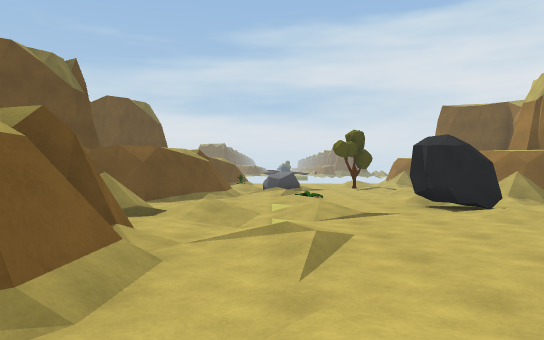
view 1 (above)

18 first-person views from a walk through a scene from a Unity 3-D project. The camera is 1.4 m above the floor, looks level and sees 70° across. The floor is counted in squares, 2 m on a side. Each view is taken from the middle of a square. On the plan, view 1 faces up. The plan holds only what a view shows up to about 11 squares ahead; the rest is blank. The place goes on beyond the plan. The player character is not drawn.

view 2
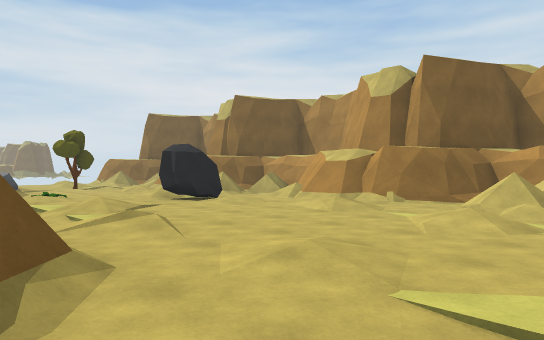

view 3
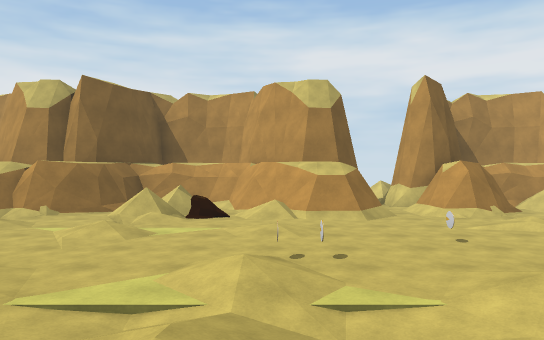

view 4
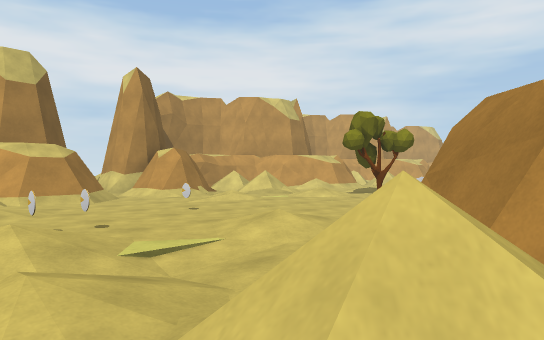

view 5
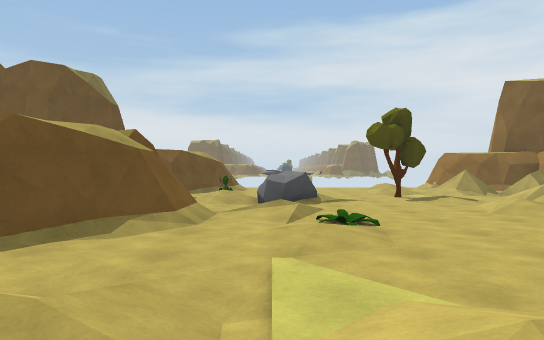

view 6
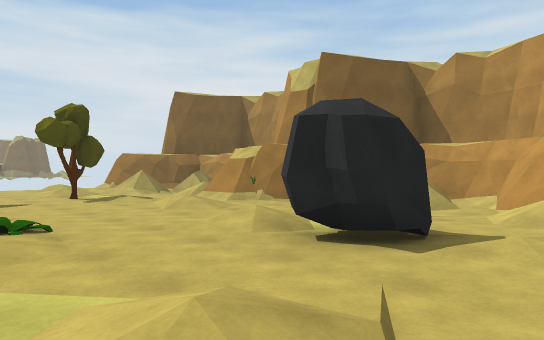

view 7
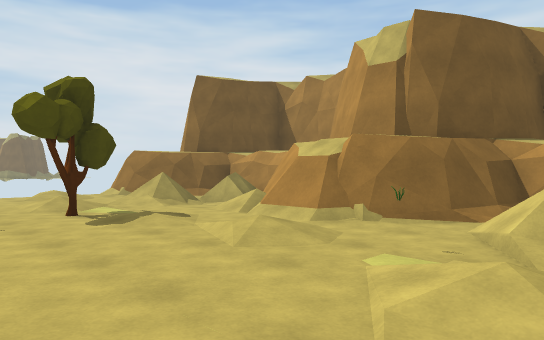

view 8
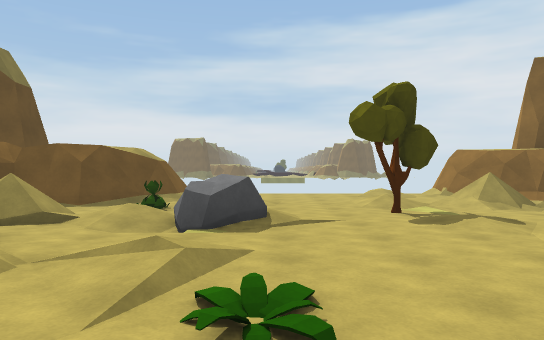

view 9
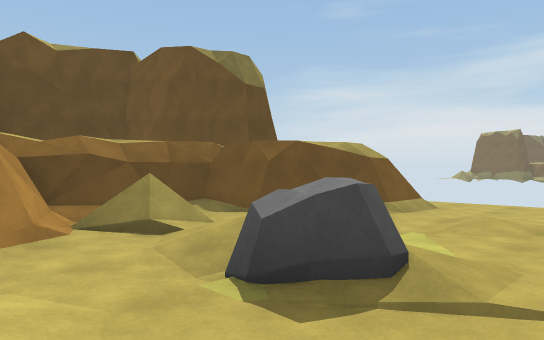

view 10
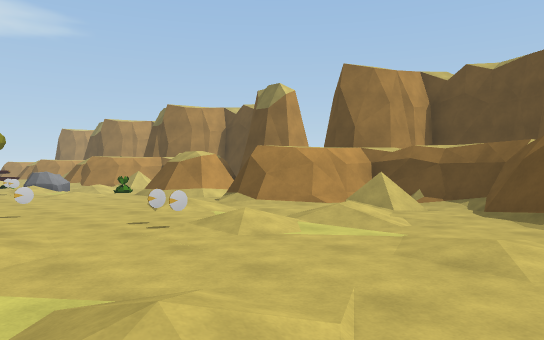

view 11
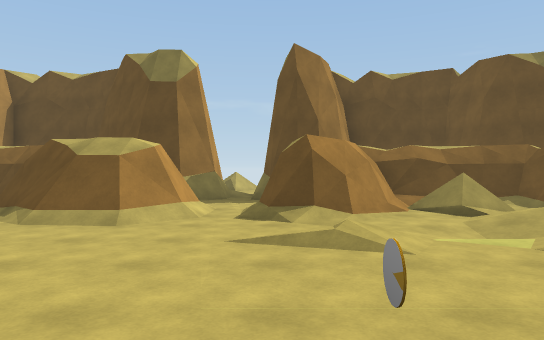

view 12
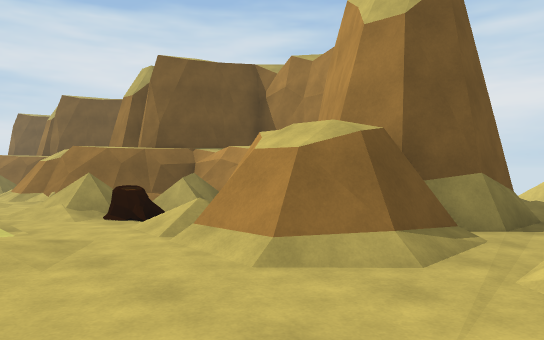

view 13
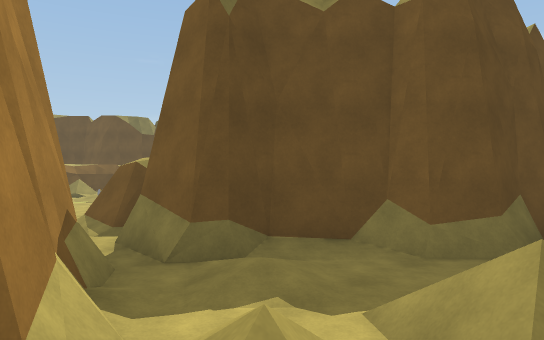

view 14
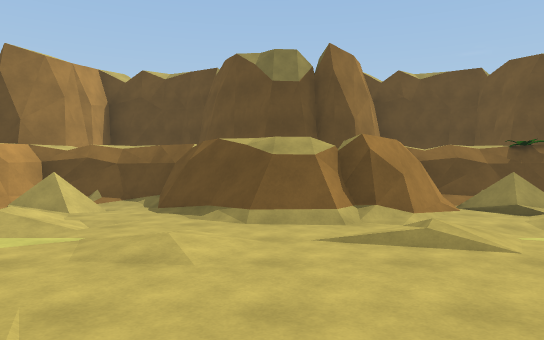

view 15
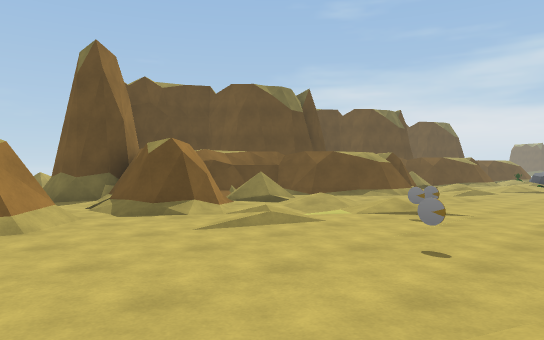

view 16
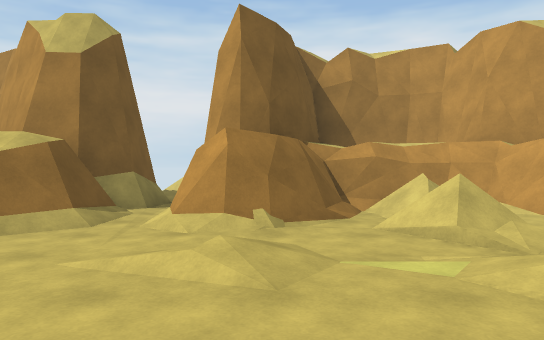

view 17
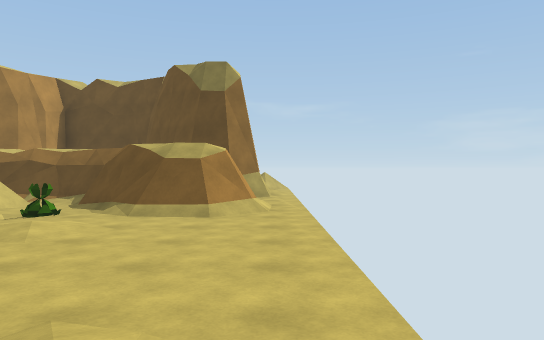

view 18
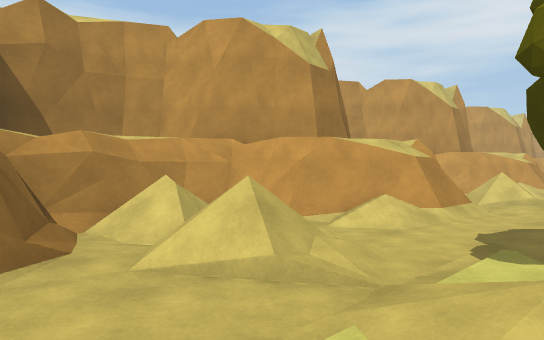

### Floor plan
Key: @ floor where view 1 was taken; # wall or solid block; . main floor; : floor 0.25 m higher than the main floor; - floor 0.25 m lower than the main floor; + floor 0.5 m higher than the main floor; / step, stairs or slope; = window, fence, low wall or low ledge; P plant; R rock; T tree; O other object.
Columns run from 6 left of view 1 to 13 right of it. Each row starts with its distance up from view 1.
 19 #.../.....:.#
 18 ## ##/....:.##
 17    ##/.......##
 16   ###....:.///#
 15   #/.P.......=#
 14   #///...T...##
 13   #///RR..:.##
 12   ##/....../##
 11    ##/:...+/##
 10     #/.P..O./##
  9    ##.:../.// #
  8   ##.......//=#
  7   # ./-..RR../#
  6   #///.:..:.###
  5   ##......./#
  4    ##.:..../#
  3     #/....:.##
  2     #/....../###
  1    ##.:.././//#
  0   ##..@..../O##   #
 -1   #///......=##  ##
 -2   #///./O.:.##  ##/
 -3   ##/...O../## ##..
 -4  ####.:..../####..//
 -5 ##.##....O........//
 -6 #.../.....:.######/
 -7 ## ##/....:.#### # /
 -8    ##/.......###
 -9    ##....:.///#

Positions as (right, up) in squares from view 1, and headings:
1: (0, 0), facing up
2: (-2, -1), facing up-right
3: (-3, -2), facing right
4: (-3, -1), facing down-right
5: (0, 5), facing up
6: (0, 5), facing up-right
7: (1, 8), facing up-right
8: (1, 8), facing up
9: (2, 11), facing up-left
10: (4, 2), facing down-left
11: (4, -5), facing left
12: (3, -6), facing up-right
13: (13, -7), facing up-left
14: (4, 2), facing left
15: (4, -8), facing up-left
16: (1, -7), facing right
17: (5, 19), facing left
18: (3, 18), facing down-right
